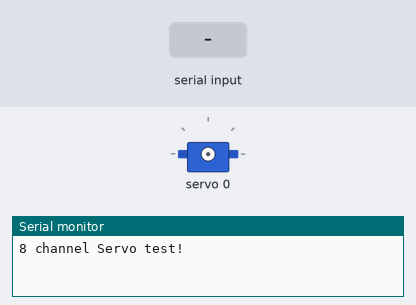
Simulated run of this sketch. Board: Arduino Uno, built with avr-gcc and run on an emulated ATmega328P. On the bench: servo, the last lines printed to the serial monitor. Inputs (shaded band) come from the test bench.

Above: at 1.5 s.
1.6 s: "90,45\n" received over Serial
At 3.6 s:
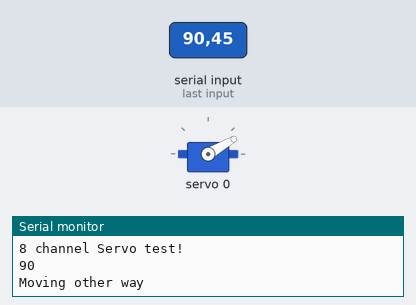
3.9 s: "30,150\n" received over Serial
Timing chart, 0 to 6.9 s (numbered marks = the images above; inputs shaded):
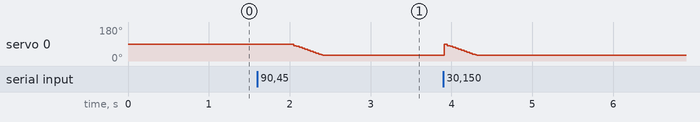

Measured:
- after the input at 1.6 s, servo 0: moves from 88° to 30° over 0.36 s, starting after 0.45 s

The sketch:

KeystrokeServo.ino
```cpp
#include <Wire.h>
#include <Adafruit_PWMServoDriver.h>
#include <Servo.h>

// called this way, it uses the default address 0x40
Adafruit_PWMServoDriver pwm = Adafruit_PWMServoDriver();
// you can also call it with a different address you want
//Adafruit_PWMServoDriver pwm = Adafruit_PWMServoDriver(0x41);
// you can also call it with a different address and I2C interface
//Adafruit_PWMServoDriver pwm = Adafruit_PWMServoDriver(0x40, Wire);

// Depending on your servo make, the pulse width min and max may vary, you
// want these to be as small/large as possible without hitting the hard stop
// for max range. You'll have to tweak them as necessary to match the servos you
// have!
#define SERVOMIN  2048 // This is the 'minimum' pulse length count (out of 4096)
#define SERVOMAX  2049 // This is the 'maximum' pulse length count (out of 4096)
#define USMIN  850 // This is the rounded 'minimum' microsecond length based on the minimum pulse of 150
#define USMAX  1450 // This is the rounded 'maximum' microsecond length based on the maximum pulse of 600
#define SERVO_FREQ 50 // Analog servos run at ~50 Hz updates

// our servo # counter
uint8_t servonum = 0;

int incomingByte = 0; // for incoming serial data

const unsigned int MAX_MESSAGE_LENGTH = 12;

void setup() {
  Serial.begin(9600);
  Serial.println("8 channel Servo test!");

  pwm.begin();
  /*
   * In theory the internal oscillator (clock) is 25MHz but it really isn't
   * that precise. You can 'calibrate' this by tweaking this number until
   * you get the PWM update frequency you're expecting!
   * The int.osc. for the PCA9685 chip is a range between about 23-27MHz and
   * is used for calculating things like writeMicroseconds()
   * Analog servos run at ~50 Hz updates, It is importaint to use an
   * oscilloscope in setting the int.osc frequency for the I2C PCA9685 chip.
   * 1) Attach the oscilloscope to one of the PWM signal pins and ground on
   *    the I2C PCA9685 chip you are setting the value for.
   * 2) Adjust setOscillatorFrequency() until the PWM update frequency is the
   *    expected value (50Hz for most ESCs)
   * Setting the value here is specific to each individual I2C PCA9685 chip and
   * affects the calculations for the PWM update frequency.
   * Failure to correctly set the int.osc value will cause unexpected PWM results
   */
  pwm.setOscillatorFrequency(27000000);
  pwm.setPWMFreq(SERVO_FREQ);  // Analog servos run at ~50 Hz updates

  delay(10);
}

// You can use this function if you'd like to set the pulse length in seconds
// e.g. setServoPulse(0, 0.001) is a ~1 millisecond pulse width. It's not precise!
void setServoPulse(uint8_t n, double pulse) {
  double pulselength;

  pulselength = 1000000;   // 1,000,000 us per second
  pulselength /= SERVO_FREQ;   // Analog servos run at ~60 Hz updates
  Serial.print(pulselength); Serial.println(" us per period");
  pulselength /= 4096;  // 12 bits of resolution
  Serial.print(pulselength); Serial.println(" us per bit");
  pulse *= 1000000;  // convert input seconds to us
  pulse /= pulselength;
  Serial.println(pulse);
  pwm.setPWM(n, 0, pulse);
}

void loop() {
  // //waitForSerial();
  // // Drive each servo one at a time using setPWM()
  // Serial.println(servonum);
  // for (uint16_t pulselen = SERVOMIN; pulselen < SERVOMAX; pulselen++) {
  //   pwm.setPWM(servonum, 0, pulselen);
  // }

  // delay(500);
  // for (uint16_t pulselen = SERVOMAX; pulselen > SERVOMIN; pulselen--) {
  //   pwm.setPWM(servonum, 0, pulselen);
  // }

  delay(500);

   while (Serial.available() > 0)
 {
   //Create a place to hold the incoming message
   static char message[MAX_MESSAGE_LENGTH];
   static unsigned int message_pos = 0;

   //Read the next available byte in the serial receive buffer
   char inByte = Serial.read();

   //Message coming in (check not terminating character) and guard for over message size
   if ( inByte != '\n' && (message_pos < MAX_MESSAGE_LENGTH - 1) )
   {
     //Add the incoming byte to our message
     message[message_pos] = inByte;
     message_pos++;
   }
   //Full message received...
   else
{
 //Add null character to string
 message[message_pos] = '\0';

//Or convert to integer and print
int number = atoi(message);
Serial.println(number);
if (number = 0)
// Drive each servo one at a time using writeMicroseconds(), it's not precise due to calculation rounding!
  // The writeMicroseconds() function is used to mimic the Arduino Servo library writeMicroseconds() behavior.
  {
    for (uint16_t microsec = USMIN; microsec < USMAX; microsec++)
    {
    pwm.writeMicroseconds(servonum, microsec);
    }
    Serial.println("Moving 1 way");
    delay(1000);
  }

else if (number = 1)
  {
    for (uint16_t microsec = USMAX; microsec > USMIN; microsec--)
    {
    pwm.writeMicroseconds(servonum, microsec);
    }
    Serial.println("Moving other way");
  delay(500);
  }

 //Reset for the next message
 message_pos = 0;
}
  }
}

  // servonum++;
  // if (servonum > 7) servonum = 0; // Testing the first 8 servo channels
```
